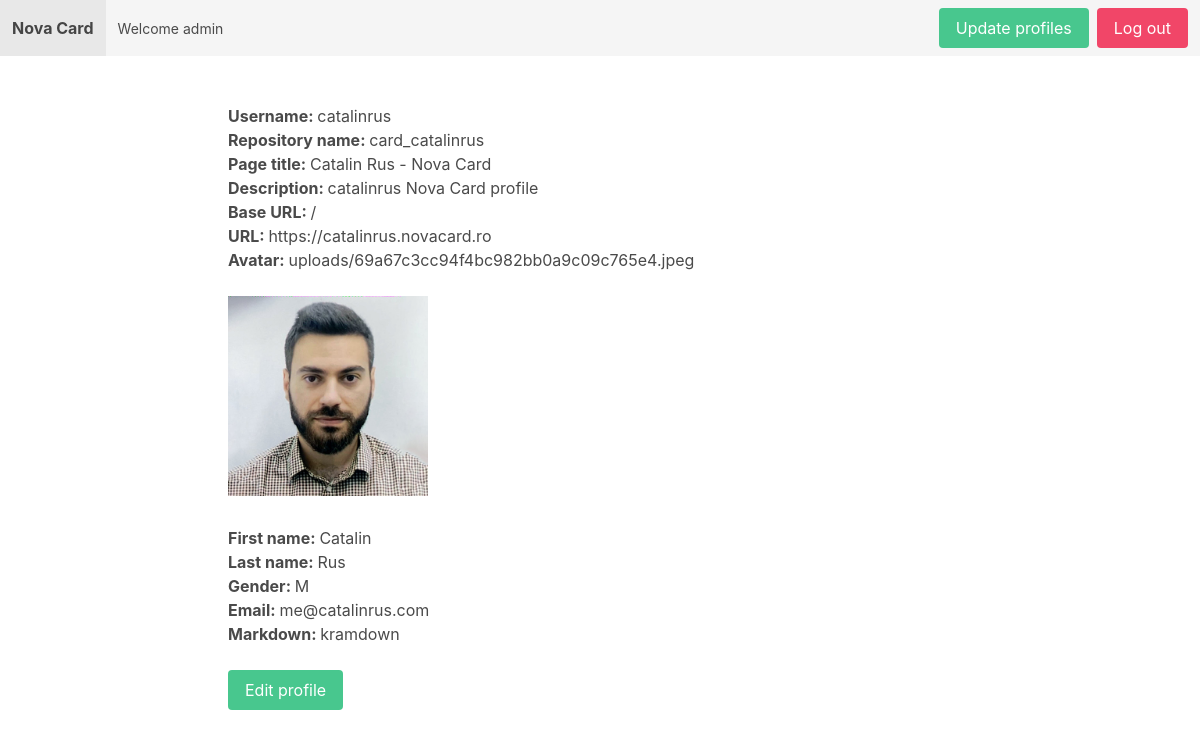
The app's page /card_profiles/profile/catalinrus/ (signed in) with its own data.
### apps/card_profile/models.py (models this page shows, shortened)
class Card_profile(models.Model):
    def path_and_rename(self, filename):
        upload_to = 'uploads'
        ext = filename.split('.')[-1]
        filename = '{}.{}'.format(uuid4().hex, ext)
        return os.path.join(upload_to, filename)
    MALE = 'M'
    FEMALE = 'F'
    CHOICES_GENDER = (
        (MALE, 'M'),
        (FEMALE, 'F'),
    )
    username = models.CharField(max_length=255, unique=True)
    repository_name = models.CharField(max_length=255, unique=True)
    page_title = models.CharField(max_length=255)
    description = models.CharField(max_length=255)
    baseurl = models.CharField(max_length=255, default="/")
    url = models.URLField(max_length=200, unique=True)
    avatar = models.ImageField(upload_to=path_and_rename, height_field=None, width_field=None,
                               max_length=255, blank=True, null=True)
    first_name = models.CharField(max_length=255)
    last_name = models.CharField(max_length=255)
    gender = models.CharField(max_length=1, choices=CHOICES_GENDER)
    title = models.CharField(max_length=255, blank=True, null=True)
    company = models.CharField(max_length=255, blank=True, null=True)
    email = models.EmailField(max_length=254, unique=True)
    phone = models.CharField(max_length=255, blank=True, null=True)
    website = models.URLField(max_length=200, blank=True, null=True)
    facebook_url = models.URLField(max_length=200, blank=True, null=True)
    linkedin_url = models.URLField(max_length=200, blank=True, null=True)
    instagram_url = models.URLField(max_length=200, blank=True, null=True)
    pinterest_url = models.URLField(max_length=200, blank=True, null=True)
    twitter_url = models.URLField(max_length=200, blank=True, null=True)
    youtube_url = models.URLField(max_length=200, blank=True, null=True)
    snapchat_url = models.URLField(max_length=200, blank=True, null=True)
    whatsapp_url = models.URLField(max_length=200, blank=True, null=True)
    tiktok_url = models.URLField(max_length=200, blank=True, null=True)
    telegram_url = models.URLField(max_length=200, blank=True, null=True)
    skype_url = models.URLField(max_length=200, blank=True, null=True)
    github_url = models.URLField(max_length=200, blank=True, null=True)
    gitlab_url = models.URLField(max_length=200, blank=True, null=True)
    markdown = models.CharField(max_length=255, default="kramdown")

### apps/card_profile/views.py (the view)
# urls.py: path('profile/<str:username>/', view_profile, name='view_profile'),
@login_required
def view_profile(request, username):
    logger.info(f"{request.user} - view profile {username}")
    user_profile = get_object_or_404(Card_profile, username=username)
    return render(request, 'card_profile/view_profile.html', {'user_profile': user_profile})

### apps/card_profile/templates/card_profile/view_profile.html (shortened to what this page needs)
{% extends 'core/base.html' %}
{% block content %}
        {% if request.user.is_authenticated %}
                <b>Username: </b>{{ user_profile.username }}<br>
                <b>Repository name: </b>{{ user_profile.repository_name }}<br>
                <b>Page title: </b>{{ user_profile.page_title }}<br>
                <b>Description: </b>{{ user_profile.description }}<br>
                <b>Base URL: </b>{{ user_profile.baseurl }}<br>
                <b>URL: </b>{{ user_profile.url }}<br>
                {% if user_profile.avatar %}
                        <b>Avatar: </b>{{ user_profile.avatar }}<br><br>
                        <img src="/media/{{ user_profile.avatar }}" alt="Avatar" width="200" height="200">
                {% endif %}<br><br>
                <b>First name: </b>{{ user_profile.first_name }}<br>
                <b>Last name: </b>{{ user_profile.last_name }}<br>
                <b>Gender: </b>{{ user_profile.gender }}<br>
                <b>Email: </b>{{ user_profile.email }}<br>
                <b>Markdown: </b>{{ user_profile.markdown }}<br>
                <br>
                <a href="{% url 'edit_profile' user_profile.username %}" class="button is-success">Edit profile</a>
        {% endif %}
{% endblock %}

### apps/core/templates/core/base.html (shortened to what this page needs)
<!DOCTYPE html>
<html>
    <head>
        {% load static %}
        <link rel="stylesheet" href="https://cdn.jsdelivr.net/npm/bulma@0.9.3/css/bulma.min.css">
        <link rel="stylesheet" type="text/css" href="{% static 'core/style.css' %}">
    </head>
    <body>
        <nav class="navbar is-light">
            <div class="navbar-brand">
                <a href="{% url 'frontpage' %}" class="navbar-item"><strong>Nova Card</strong></a>
            </div>
            {% if user.is_authenticated %}
                <p class="navbar-item"><small class='is-subtitle'>Welcome {{ user.get_username }}</small></p>
            {% endif %}
            <div class="navbar-menu">
                <div class="navbar-end">
                    <div class="navbar-item">
                        <div class="buttons">
                            {% if request.user.is_authenticated %}
                                <a href="{% url 'profiles_list' %}" class="button is-success">Update profiles</a>
                                <a href="{% url 'logout' %}" class="button is-danger">Log out</a>
                            {% else %}
                                <a href="{% url 'login' %}" class="button is-light">Log in</a>
                            {% endif %}
                        </div>
                    </div>
                </div>
            </div>
        </nav>
        <section class="section">
            {% block content %}
            {% endblock %}
        </section>
    </body>
</html>

### apps/core/static/core/style.css (style rules this page uses)
html { scroll-behavior: smooth; }
@media screen and (min-width: 1024px) and (max-width: 1599px) { .section { padding: 3rem 3rem; max-width: 70%; margin-left: auto; margin-right: auto; } }

### records on screen
Card_profile: username "catalinrus", repository_name "card_catalinrus", page_title "Catalin Rus - Nova Card", description "catalinrus Nova Card profile", baseurl "/", url "https://catalinrus.novacard.ro", avatar "uploads/69a67c3cc94f4bc982bb0a9c09c765e4.jpeg", avatar (picture), first_name "Catalin", last_name "Rus", gender "M", email "me@catalinrus.com", markdown "kramdown"

### other values on screen
{{ user.get_username }} "admin"
